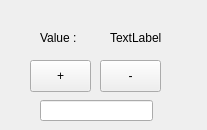
<?xml version="1.0" encoding="UTF-8"?>
<ui version="4.0">
 <class>MainWindow</class>
 <widget class="QMainWindow" name="MainWindow">
  <property name="geometry">
   <rect>
    <x>0</x>
    <y>0</y>
    <width>207</width>
    <height>130</height>
   </rect>
  </property>
  <property name="windowTitle">
   <string>MainWindow</string>
  </property>
  <widget class="QWidget" name="centralwidget">
   <widget class="QLabel" name="label">
    <property name="geometry">
     <rect>
      <x>40</x>
      <y>30</y>
      <width>58</width>
      <height>16</height>
     </rect>
    </property>
    <property name="text">
     <string>Value :</string>
    </property>
   </widget>
   <widget class="QPushButton" name="pushButtonIncrease">
    <property name="geometry">
     <rect>
      <x>30</x>
      <y>60</y>
      <width>61</width>
      <height>32</height>
     </rect>
    </property>
    <property name="text">
     <string>+</string>
    </property>
   </widget>
   <widget class="QLabel" name="label_value">
    <property name="geometry">
     <rect>
      <x>110</x>
      <y>30</y>
      <width>58</width>
      <height>16</height>
     </rect>
    </property>
    <property name="text">
     <string>TextLabel</string>
    </property>
   </widget>
   <widget class="QPushButton" name="pushButtondecress">
    <property name="geometry">
     <rect>
      <x>100</x>
      <y>60</y>
      <width>61</width>
      <height>32</height>
     </rect>
    </property>
    <property name="text">
     <string>-</string>
    </property>
   </widget>
   <widget class="QLineEdit" name="lineEdit">
    <property name="geometry">
     <rect>
      <x>40</x>
      <y>100</y>
      <width>113</width>
      <height>21</height>
     </rect>
    </property>
    <property name="layoutDirection">
     <enum>Qt::LeftToRight</enum>
    </property>
   </widget>
  </widget>
 </widget>
 <resources/>
 <connections/>
</ui>
